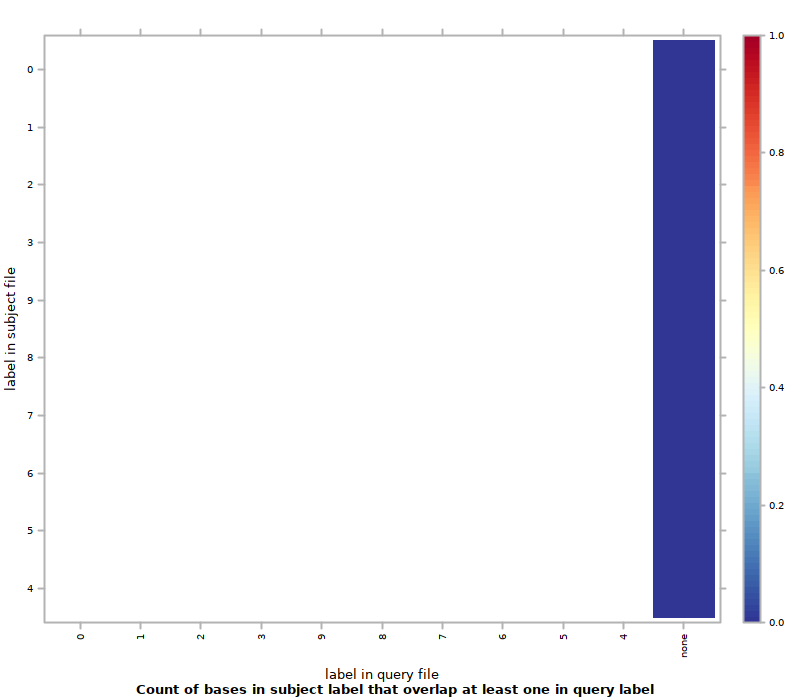

Reproduce this figure in R.
#!/usr/bin/env Rscript
## transcript produced by Segtools 1.1.14

segtools.r.dirname <-
  system2("python",
          c("-c", "'import segtools; print segtools.get_r_dirname()'"),
          stdout = TRUE)

source(file.path(segtools.r.dirname, 'common.R'))
source(file.path(segtools.r.dirname, 'overlap.R'))
save.overlap.performance('./MCex50bp100bp/overlap-ordered', 'overlap.performance', './MCex50bp100bp/overlap-ordered/overlap.tab', row.normalize = 'FALSE', mnemonic_file = './MCex50bp100bp/overlap-direct/mnemonics1_new.txt', clobber = FALSE, col_mnemonic_file = './MCex50bp100bp/overlap-direct/mnemonics2_new.txt')
save.overlap.heatmap('./MCex50bp100bp/overlap-ordered', 'overlap', './MCex50bp100bp/overlap-ordered/overlap.tab', clobber = FALSE, col_mnemonic_file = './MCex50bp100bp/overlap-direct/mnemonics2_new.txt', cluster = FALSE, max_contrast = FALSE, row.normalize = 'FALSE', mnemonic_file = './MCex50bp100bp/overlap-direct/mnemonics1_new.txt')
